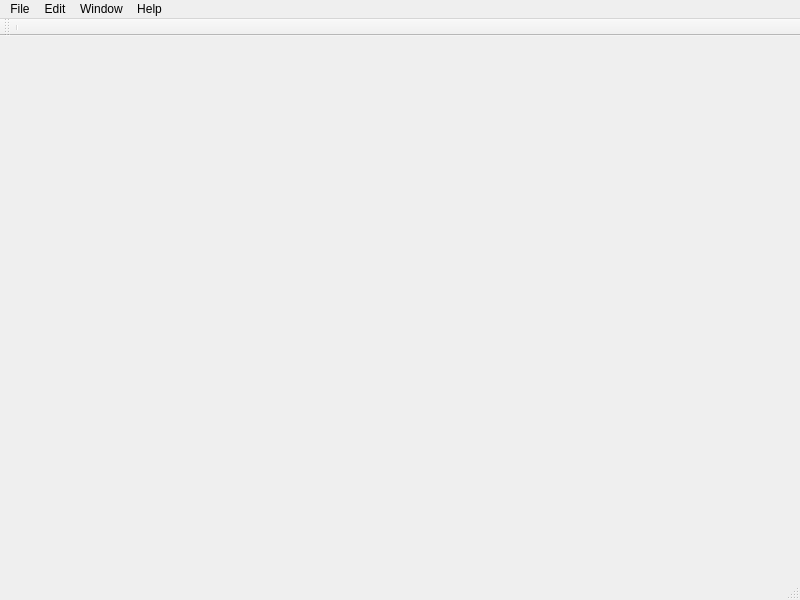
<?xml version="1.0" encoding="UTF-8"?>
<ui version="4.0">
 <class>MainWindow</class>
 <widget class="QMainWindow" name="MainWindow">
  <property name="geometry">
   <rect>
    <x>0</x>
    <y>0</y>
    <width>800</width>
    <height>600</height>
   </rect>
  </property>
  <property name="windowTitle">
   <string>STDR Simulator - GUI</string>
  </property>
  <widget class="QWidget" name="centralwidget">
   <layout class="QGridLayout" name="gridLayout_2">
    <item row="0" column="0">
     <layout class="QGridLayout" name="gridLayout"/>
    </item>
   </layout>
  </widget>
  <widget class="QMenuBar" name="menubar">
   <property name="geometry">
    <rect>
     <x>0</x>
     <y>0</y>
     <width>800</width>
     <height>25</height>
    </rect>
   </property>
   <widget class="QMenu" name="menuFile">
    <property name="title">
     <string>File</string>
    </property>
    <addaction name="actionExit"/>
   </widget>
   <widget class="QMenu" name="menuEdit">
    <property name="title">
     <string>Edit</string>
    </property>
   </widget>
   <widget class="QMenu" name="menuHelp">
    <property name="title">
     <string>Help</string>
    </property>
    <addaction name="actionAbout_STDR_Simulator"/>
   </widget>
   <widget class="QMenu" name="menuWindow">
    <property name="title">
     <string>Window</string>
    </property>
   </widget>
   <addaction name="menuFile"/>
   <addaction name="menuEdit"/>
   <addaction name="menuWindow"/>
   <addaction name="menuHelp"/>
  </widget>
  <widget class="QStatusBar" name="statusbar"/>
  <widget class="QToolBar" name="toolBar">
   <property name="windowTitle">
    <string>toolBar</string>
   </property>
   <attribute name="toolBarArea">
    <enum>TopToolBarArea</enum>
   </attribute>
   <attribute name="toolBarBreak">
    <bool>false</bool>
   </attribute>
   <addaction name="separator"/>
  </widget>
  <action name="actionExit">
   <property name="text">
    <string>Exit</string>
   </property>
  </action>
  <action name="actionAbout_STDR_Simulator">
   <property name="text">
    <string>About</string>
   </property>
  </action>
 </widget>
 <resources/>
 <connections/>
</ui>
